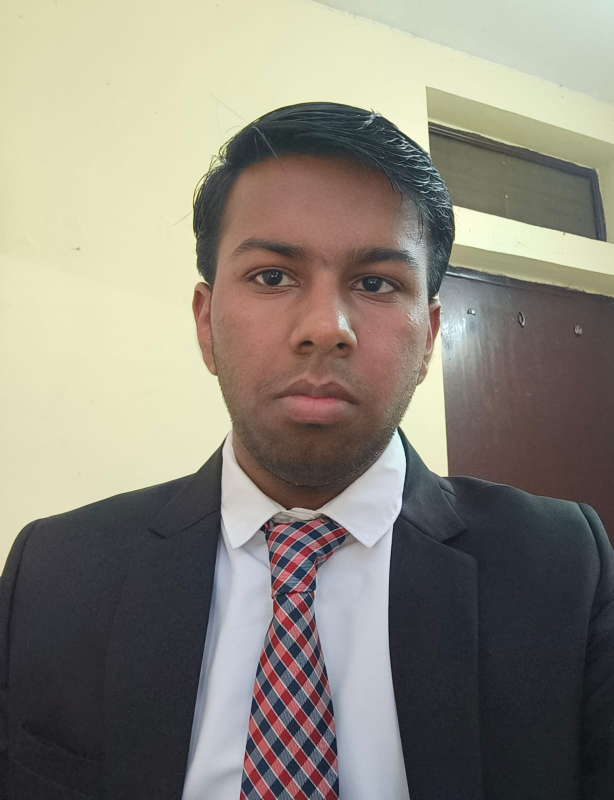
#> input picture input.jpg, 1227 x 1600 px (shown at 1/2 size)
$ jupyter execute imagecompressor.ipynb
#> lines starting #> are read from the running program, lines starting #| are printed output that depends on the picture
[cell 1]
from PIL import Image
import os

def compress_image(input_path, output_path, quality=85, max_size=(1920, 1080)):
    # Open the image
#> called with input_path = 'input.jpg', output_path = 'compressed.jpg', quality = 10, max_size = (1920, 1080)
    img = Image.open(input_path)
#> img is the input picture: PIL image 1227x1600 RGB; mean R, G, B 138.5, 133.3, 121.9

    # Convert to RGB if needed (JPEG doesn’t support alpha)
    if img.mode in ("RGBA", "P"):
        img = img.convert("RGB")

    # Resize if larger than max_size while maintaining aspect ratio
    img.thumbnail(max_size, Image.Resampling.LANCZOS)
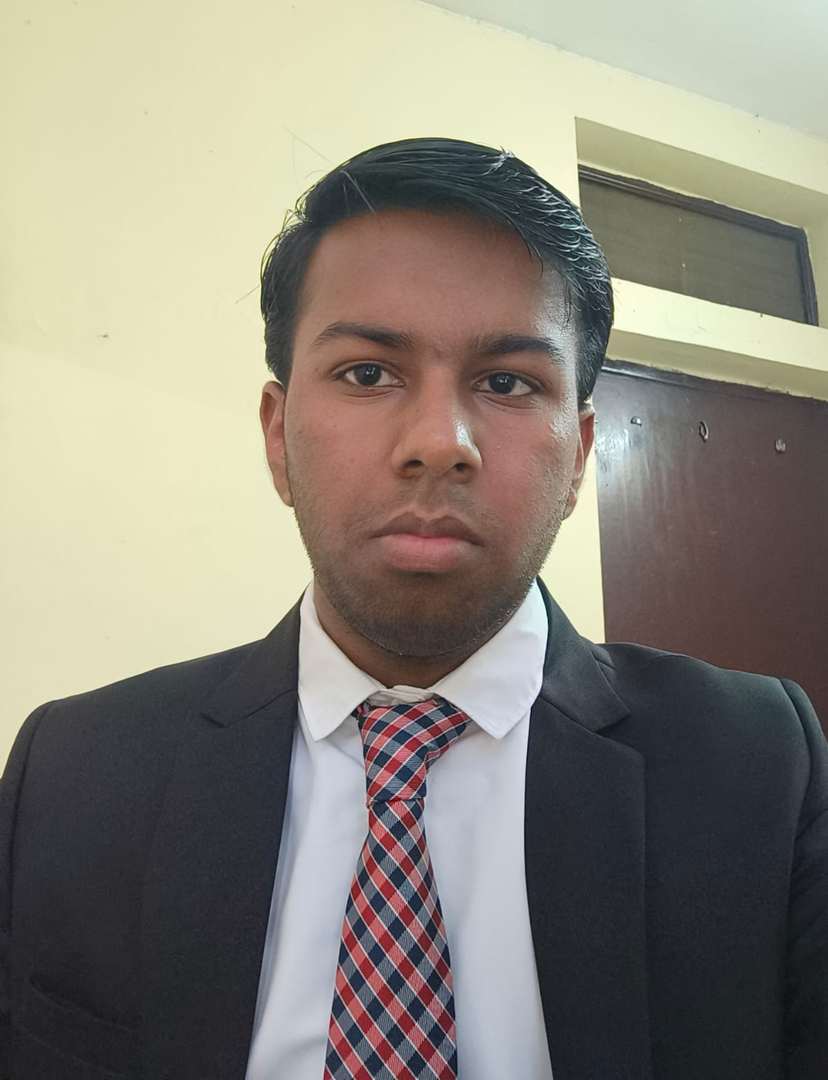
#> img: PIL image 828x1080 RGB; mean R, G, B 138.5, 133.3, 121.9

    # Save optimized image
    img.save(output_path, "JPEG", optimize=True, quality=quality)

    # Print size difference
    original = os.path.getsize(input_path) / 1024
    compressed = os.path.getsize(output_path) / 1024
    print(f"Original: {original:.2f} KB → Compressed: {compressed:.2f} KB ({(compressed/original)*100:.1f}% of original size)")

[cell 2]
compress_image("input.jpg", "compressed.jpg", quality=10)

[cell 3]
import io
def auto_compress(input_path, output_path, target_kb=300):
#> called with input_path = 'input.jpg', output_path = 'compressed.jpg', target_kb = 50
    img = Image.open(input_path)
    if img.mode in ("RGBA", "P"):
        img = img.convert("RGB")

    q = 95
    while q > 10:
        buffer = io.BytesIO()
        img.save(buffer, "JPEG", optimize=True, quality=q)
        size_kb = buffer.tell() / 1024
        if size_kb <= target_kb:
            break
        q -= 5
#> after the loop, q = 20
    with open(output_path, "wb") as f:
        f.write(buffer.getvalue())
    print(f"Final Quality: {q}, Size: {size_kb:.2f} KB")
#| Final Quality: 20, Size: 41.98 KB
